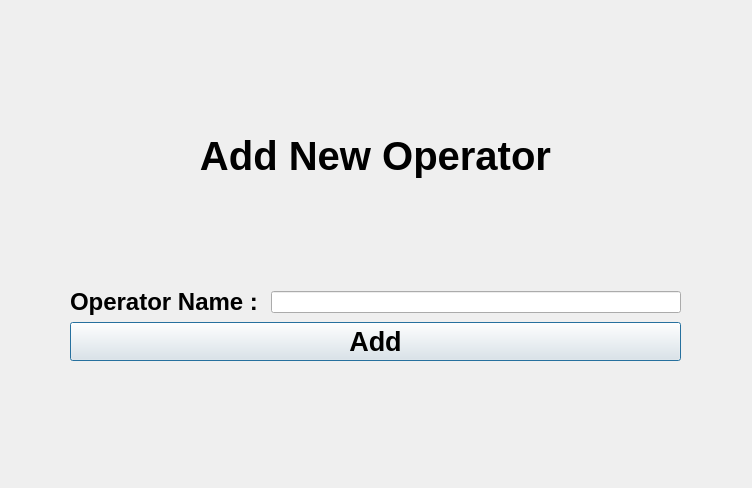
<?xml version="1.0" encoding="UTF-8"?>
<ui version="4.0">
 <class>AddOperatorWindow</class>
 <widget class="QDialog" name="AddOperatorWindow">
  <property name="geometry">
   <rect>
    <x>0</x>
    <y>0</y>
    <width>752</width>
    <height>488</height>
   </rect>
  </property>
  <property name="windowTitle">
   <string>Dialog</string>
  </property>
  <widget class="QWidget" name="layoutWidget">
   <property name="geometry">
    <rect>
     <x>70</x>
     <y>30</y>
     <width>611</width>
     <height>331</height>
    </rect>
   </property>
   <layout class="QVBoxLayout" name="verticalLayout">
    <item>
     <widget class="QLabel" name="label">
      <property name="font">
       <font>
        <pointsize>30</pointsize>
        <bold>true</bold>
       </font>
      </property>
      <property name="text">
       <string>Add New Operator</string>
      </property>
      <property name="alignment">
       <set>Qt::AlignCenter</set>
      </property>
     </widget>
    </item>
    <item>
     <layout class="QHBoxLayout" name="horizontalLayout">
      <item>
       <widget class="QLabel" name="label_2">
        <property name="font">
         <font>
          <pointsize>18</pointsize>
          <bold>true</bold>
         </font>
        </property>
        <property name="text">
         <string>Operator Name : </string>
        </property>
       </widget>
      </item>
      <item>
       <widget class="QLineEdit" name="lineEdit"/>
      </item>
     </layout>
    </item>
    <item>
     <widget class="QPushButton" name="add_button">
      <property name="font">
       <font>
        <pointsize>20</pointsize>
        <bold>true</bold>
       </font>
      </property>
      <property name="text">
       <string>Add</string>
      </property>
     </widget>
    </item>
   </layout>
  </widget>
 </widget>
 <resources/>
 <connections/>
</ui>
